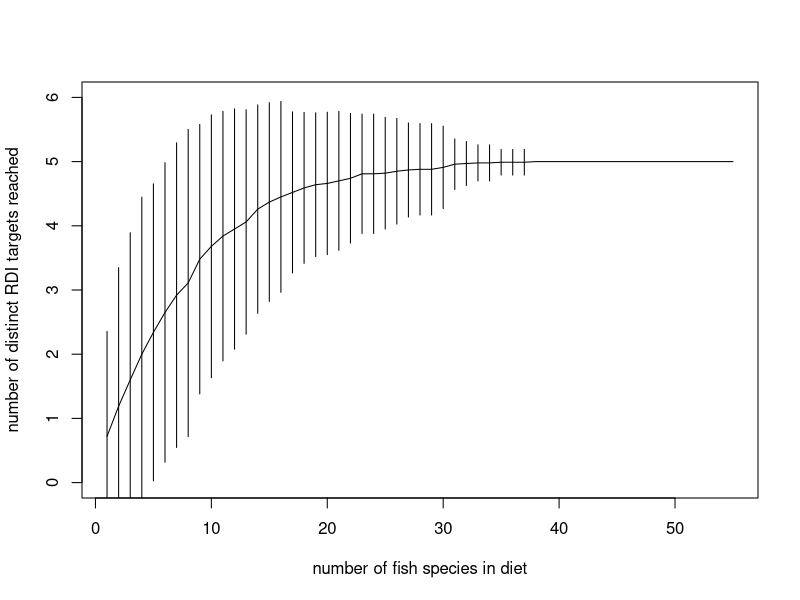
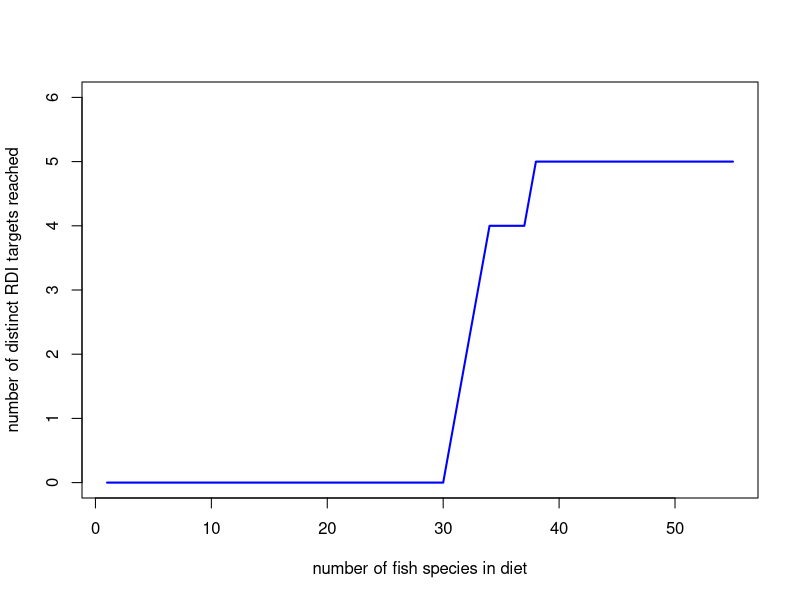
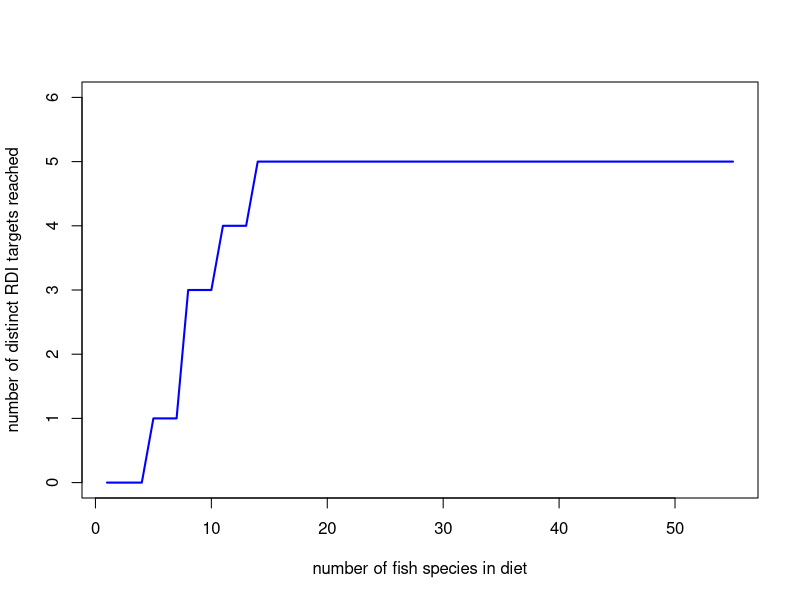

Write R code to recreate these figures, in order.
## ---- chunk 1
###Rarefaction
suppressPackageStartupMessages(library(dplyr))
library(readr)
suppressPackageStartupMessages(library(vegan))
## ---- chunk 2
# ##### Examples from Jenna Jacob's website:
# # source("http://www.jennajacobs.org/R/rarefaction.txt")
# #Try this example dataset from Work et al (2010):
# # 1) import the emend dataset from my website
# emend<-read.csv("http://www.jennajacobs.org/R/EMEND.csv", row.names=1)
# 
# # 2) load the vegan library
# library(vegan)
# 
# # 3) The the rarefaction function
# source("C:\\Program Files\\R\\functions\\rarefaction.txt")
# #or 
# source("http://www.jennajacobs.org/R/rarefaction.txt")
# 
# # 4) Rarefy your dataset
# emend.rare<-rarefaction(emend, col=F) # I'm a big fan of B&W
# 
# 
# # 5) The rarefaction function creates 3 objects to access them type
# 
# emend.rare$richness # a matrix of the mean richness at each subsample
# emend.rare$SE  # a matrix of the iterative SE of the mean richness at each subsample
# emend.rare$subsample # the subsample sizes used to find the means
# 
# # You can then use these files to create pretty graphs in R or if you must you can export then with
# # 
# # write.csv(emend.rare$richness, file="EMENDrichness.csv")
## ---- chunk 3
ntbl <- read_csv("ntbl.csv")
## ---- chunk 4
ntbl.RDI <- ntbl %>% 
  group_by(species) %>% 
  summarise(mean.CA = mean(CA_mg, na.rm = TRUE),
            mean.EPA = mean(EPA_g, na.rm = TRUE), 
            mean.DHA = mean(DHA_g, na.rm = TRUE), 
            mean.ZN = mean(ZN_mg, na.rm = TRUE), 
            mean.FE = mean(FE_mg, na.rm = TRUE)) %>% 
  mutate(RDI.CA = ifelse(mean.CA > 300, 1, 0)) %>% 
  mutate(RDI.FE = ifelse(mean.FE > 4.5, 1, 0)) %>% 
  mutate(RDI.ZN = ifelse(mean.ZN > 2.75, 1, 0)) %>% 
  mutate(RDI.EPA = ifelse(mean.EPA > 0.25, 1, 0)) %>% 
  mutate(RDI.DHA = ifelse(mean.DHA > 0.25, 1, 0)) %>% 
  mutate(RDI.micro.tot = rowSums(.[7:11])) %>% 
  filter(!is.na(RDI.micro.tot)) %>% 
  arrange(., RDI.micro.tot) %>% 
  select(., 7:11)
## ---- chunk 5
ntbl.RDI.no <- ntbl %>% 
  group_by(species) %>% 
  summarise(mean.CA = mean(CA_mg, na.rm = TRUE),
            mean.EPA = mean(EPA_g, na.rm = TRUE), 
            mean.DHA = mean(DHA_g, na.rm = TRUE), 
            mean.ZN = mean(ZN_mg, na.rm = TRUE), 
            mean.FE = mean(FE_mg, na.rm = TRUE)) %>% 
  mutate(RDI.CA = ifelse(mean.CA > 300, 1, 0)) %>% 
  mutate(RDI.FE = ifelse(mean.FE > 4.5, 1, 0)) %>% 
  mutate(RDI.ZN = ifelse(mean.ZN > 2.75, 1, 0)) %>% 
  mutate(RDI.EPA = ifelse(mean.EPA > 0.25, 1, 0)) %>% 
  mutate(RDI.DHA = ifelse(mean.DHA > 0.25, 1, 0)) %>% 
  mutate(RDI.micro.tot = rowSums(.[7:11])) %>% 
  filter(!is.na(RDI.micro.tot)) %>% 
  # arrange(., RDI.micro.tot) %>% 
  select(., 7:11)
## ---- chunk 6
spa.rand <- specaccum(ntbl.RDI, method = "random")
plot(spa.rand, ylim = c(0,6), xlab = "number of fish species in diet", ylab = "number of distinct RDI targets reached")
## ---- chunk 7
spa.coll <- specaccum(ntbl.RDI, method = "collector")
plot(spa.coll, ci.type="poly", col="blue", lwd=2, ci.lty=0, ci.col="lightblue", ylim = c(0,6), xlab = "number of fish species in diet", ylab = "number of distinct RDI targets reached") #males a prettier plot
## ---- chunk 8
spa.coll <- specaccum(ntbl.RDI.no, method = "collector")
plot(spa.coll, ci.type="poly", col="blue", lwd=2, ci.lty=0, ci.col="lightblue", ylim = c(0,6), xlab = "number of fish species in diet", ylab = "number of distinct RDI targets reached") #males a prettier plot
## ---- chunk 9
# ### turn the RDI matrix into integer values in micrograms
# RDI.um <- RDI.mat %>% 
#   mutate_each(funs(um = .*1000)) %>% 
#   mutate_each(funs(um = as.integer(.)))
# 
# RDI.rare <- rarefaction(RDI.um)

RDI.rare <- rarefy(ntbl.RDI, 2, MARGIN = 2)
RDI.rare
